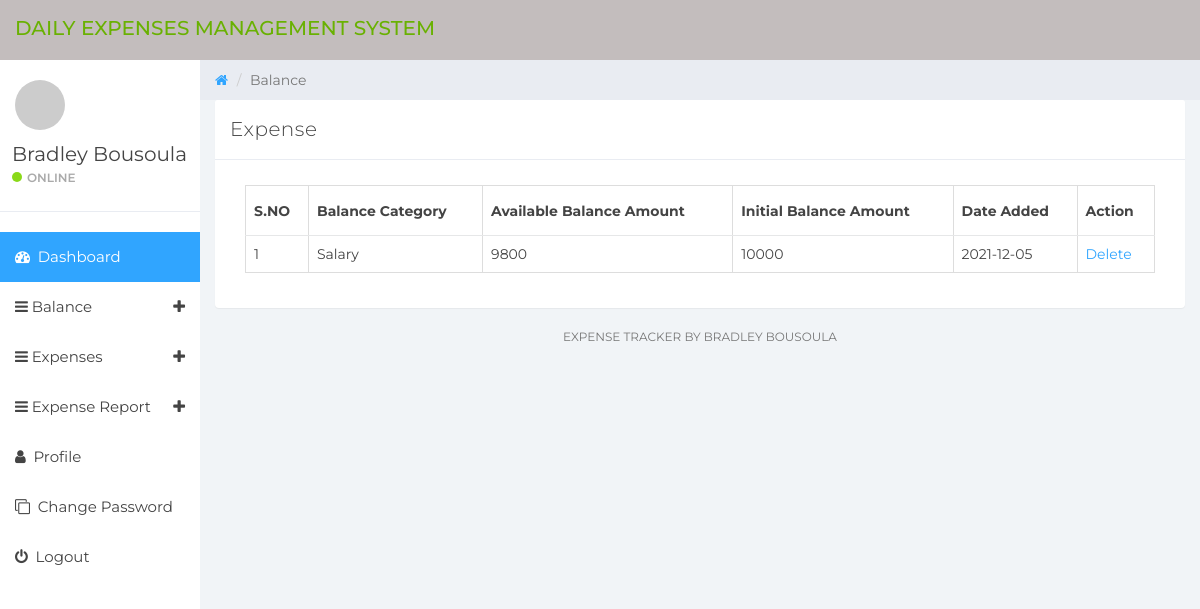
/manage-balance.php (signed in), run on the app's committed database.
### tables this page shows
CREATE TABLE IF NOT EXISTS `tbluser` (
  `ID` int(10) NOT NULL AUTO_INCREMENT,
  `FullName` varchar(150) DEFAULT NULL,
  `Email` varchar(200) DEFAULT NULL,
  `MobileNumber` bigint(8) DEFAULT NULL,
  `Password` varchar(200) DEFAULT NULL,
  `RegDate` timestamp NOT NULL DEFAULT CURRENT_TIMESTAMP,
  PRIMARY KEY (`ID`)
);

CREATE TABLE IF NOT EXISTS `tblbalance` (
  `ID` int(10) NOT NULL AUTO_INCREMENT,
  `UserId` int(10) NOT NULL,
  `BalanceDate` date DEFAULT NULL,
  `BalanceCategory` varchar(200) DEFAULT NULL,
  `BalanceAmount` varchar(200) DEFAULT NULL,
  `NoteDate` timestamp NULL DEFAULT CURRENT_TIMESTAMP,
  PRIMARY KEY (`ID`)
);

### manage-balance.php (the view, shortened to what this page needs)
  <?php
if (strlen($_SESSION['detsuid']==0)) {
  header('location:logout.php');
  } else{
function getBalance($id,$con){
	$balanceamount = mysqli_query($con, "SELECT SUM(ExpenseCost) AS total From tblexpense WHERE BalanceID = $id ");
	$totalsum = mysqli_fetch_array($balanceamount);
	return $totalsum['total'];
}
?>
  <!DOCTYPE html>
  <html>
  <head>
      <link href="css/bootstrap.min.css" rel="stylesheet">
      <link href="css/font-awesome.min.css" rel="stylesheet">
      <link href="css/datepicker3.css" rel="stylesheet">
      <link href="css/styles.css" rel="stylesheet">
  </head>
  <body>
      <?php include_once('includes/header.php');?>
      <?php include_once('includes/sidebar.php');?>
      <div class="col-sm-9 col-sm-offset-3 col-lg-10 col-lg-offset-2 main">
          <div class="row">
              <ol class="breadcrumb">
                  <li><a href="#">
                          <em class="fa fa-home"></em>
                      </a></li>
                  <li class="active">Balance</li>
              </ol>
          </div>
          <div class="row">
              <div class="col-lg-12">
                  <div class="panel panel-default">
                      <div class="panel-heading">Expense</div>
                      <div class="panel-body">
                          <div class="col-md-12">
                              <div class="table-responsive">
                                  <table class="table table-bordered mg-b-0">
                                      <thead>
                                          <tr>
                                              <th>S.NO</th>
                                              <th>Balance Category</th>
                                              <th>Available Balance Amount</th>
                                              <th>Initial Balance Amount</th>
                                              <th>Date Added</th>
                                              <th>Action</th>
                                          </tr>
                                      </thead>
                                      <?php
              $userid=$_SESSION['detsuid'];
$ret=mysqli_query($con,"select * from tblbalance where UserId='$userid'");
$cnt=1;
while ($row=mysqli_fetch_array($ret)) {
?>
                                      <tbody>
                                          <tr>
                                              <td><?php echo $cnt;?></td>
                                              <td><?php  echo $row['BalanceCategory'];?></td>
                                              <td><?= $row['BalanceAmount'] - getBalance($row['ID'],$con) ;?></td>
                                              <td><?php echo $row['BalanceAmount'];?></td>
                                              <td><?php  echo $row['BalanceDate'];?></td>
                                              <td><a href="manage-balance.php?delid=<?php echo $row['ID'];?>">Delete</a>
                                          </tr>
                                          <?php
$cnt=$cnt+1;
}?>
                                      </tbody>
                                  </table>
                              </div>
                          </div>
                      </div>
                  </div>
              </div>
              <?php include_once('includes/footer.php');?>
          </div>
      </div>
  </body>
  </html>
  <?php }  ?>

### includes/sidebar.php (shortened to what this page needs)
<?php
include('includes/dbconnection.php');
?>
<div id="sidebar-collapse" class="col-sm-3 col-lg-2 sidebar">
        <div class="profile-sidebar">
            <div class="profile-userpic">
                <img src="http://placehold.it/50/30a5ff/fff" class="img-responsive" alt="">
            </div>
            <div class="profile-usertitle">
                <?php
$uid=$_SESSION['detsuid'];
$ret=mysqli_query($con,"select FullName from tbluser where ID='$uid'");
$row=mysqli_fetch_array($ret);
$name=$row['FullName'];
?>
                <div class="profile-usertitle-name"><?php echo $name; ?></div>
                <div class="profile-usertitle-status"><span class="indicator label-success"></span>Online</div>
            </div>
        </div>
        <ul class="nav menu">
            <li class="active"><a href="dashboard.php"><em class="fa fa-dashboard">&nbsp;</em> Dashboard</a></li>
            <li class="parent "><a data-toggle="collapse" href="#sub-item-1">
                <em class="fa fa-navicon">&nbsp;</em>Balance <span data-toggle="collapse" href="#sub-item-1" class="icon pull-right"><em class="fa fa-plus"></em></span>
                </a>
            </li>
            <li class="parent "><a data-toggle="collapse" href="#sub-item-2">
                <em class="fa fa-navicon">&nbsp;</em>Expenses <span data-toggle="collapse" href="#sub-item-2" class="icon pull-right"><em class="fa fa-plus"></em></span>
                </a>
            </li>
  <li class="parent "><a data-toggle="collapse" href="#sub-item-3">
                <em class="fa fa-navicon">&nbsp;</em>Expense Report <span data-toggle="collapse" href="#sub-item-3" class="icon pull-right"><em class="fa fa-plus"></em></span>
                </a>
            </li>
            <li><a href="user-profile.php"><em class="fa fa-user">&nbsp;</em> Profile</a></li>
             <li><a href="change-password.php"><em class="fa fa-clone">&nbsp;</em> Change Password</a></li>
<li><a href="logout.php"><em class="fa fa-power-off">&nbsp;</em> Logout</a></li>
        </ul>
    </div>

### css/styles.css (style rules this page uses)
body { background: #f1f4f7; padding-top: 60px; font-size: 14px; color: #444444; font-family: "Montserrat", "Helvetica Neue", Helvetica, Arial, sans-serif; }
a, a:hover, a:focus { color: #30a5ff; }
.label-success { background-color: #8ad919; }
.panel { border: 0; }
.panel-heading { font-size: 20px; font-weight: 300; letter-spacing: 0.025em; height: 60px; line-height: 38px; }
.panel-default .panel-heading { background: #fff; border-bottom: 1px solid #e9ecf2; color: #444444; }
.sidebar { display: block; padding: 0; display: none; box-shadow: none; background: #fff; }
.sidebar ul { margin: 20px 0px; }
@media (min-width: 768px) { .sidebar { display: block; position: fixed; top: 60px; bottom: 0; left: 0; z-index: 1000; display: block; margin: 0; padding: 0; overflow-x: hidden; overflow-y: auto; } }
.sidebar ul.nav .active a, .sidebar ul.nav li.parent a.active, .sidebar ul.nav .active > a:hover, .sidebar ul.nav li.parent a.active:hover, .sidebar ul.nav .active > a:focus, .sidebar ul.nav li.parent a.active:focus { color: #fff; background-color: #30a5ff; }
.sidebar ul.nav li a { height: 50px; font-size: 15px; line-height: 2em; color: #444444; }
.profile-sidebar { padding: 10px 0; border-bottom: 1px solid #e9ecf2; }
.indicator { width: 10px; height: 10px; display: inline-block; border-radius: 9999px; margin-right: 5px; }
.profile-userpic img { float: left; margin: 10px 0px 0px 15px; width: 50px; height: 50px; border-radius: 9999px !important; }
.profile-usertitle { float: left; text-align: left; margin: 10px 0 0 12px; }
.profile-usertitle-name { font-size: 20px; margin-bottom: 0px; }
.profile-usertitle-status { text-transform: uppercase; color: #AAA; font-size: 12px; font-weight: 600; margin-bottom: 15px; }
.breadcrumb { border-radius: 0; padding: 10px 15px 10px 15px; background: #e9ecf2; margin: 0; }
.table { background: #fff; }
.table > thead > tr > th { border-bottom: 1px solid #e6e7e8; vertical-align: middle; height: 50px; }

### data on the page
tbluser: FullName "Bradley Bousoula"
tblbalance: BalanceCategory "Salary", ID "9800", BalanceAmount "10000", BalanceDate "2021-12-05"
